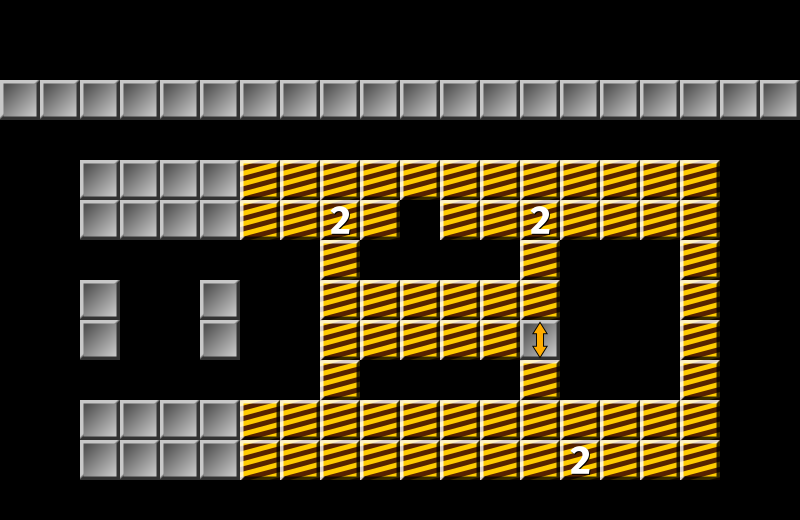

Rendered tile map (Tiled .tmx) drawn with the repository's tilesets; below, a short description and the full map source, tile grids included:
An orthogonal 20x13 tile map with 40x40 px tiles, 2 tile layers (bricks, header), 3 tilesets and 2 objects (target, player).

<map version="1.0" orientation="orthogonal" renderorder="right-down" width="20" height="13" tilewidth="40" tileheight="40" nextobjectid="48">
 <tileset firstgid="1" name="tiles" tilewidth="40" tileheight="40" tilecount="9" columns="9">
  <image source="../../bricks/tiles.png" width="360" height="40" />
 </tileset>
 <tileset firstgid="10" name="Single sprites" tilewidth="40" tileheight="40" tilecount="1" columns="0">
  <tile id="1">
   <image width="40" height="40" source="../../bricks/002_player-40.png" />
  </tile>
 </tileset>
 <tileset firstgid="12" name="tiles" tilewidth="40" tileheight="40" tilecount="9" columns="9">
  <image source="../../bricks/tiles.png" width="360" height="40" />
 </tileset>
 <layer name="bricks" width="20" height="13">
  <data encoding="csv">
0,0,0,0,0,0,0,0,0,0,0,0,0,0,0,0,0,0,0,0,
0,0,0,0,0,0,0,0,0,0,0,0,0,0,0,0,0,0,0,0,
0,0,0,0,0,0,0,0,0,0,0,0,0,0,0,0,0,0,0,0,
0,0,0,0,0,0,0,0,0,0,0,0,0,0,0,0,0,0,0,0,
0,0,1,1,1,1,3,3,3,3,3,3,3,3,3,3,3,3,0,0,
0,0,1,1,1,1,3,3,4,3,0,3,3,4,3,3,3,3,0,0,
0,0,0,0,0,0,0,0,3,0,0,0,0,3,0,0,0,3,0,0,
0,0,1,0,0,1,0,0,3,3,3,3,3,3,0,0,0,3,0,0,
0,0,1,0,0,1,0,0,3,3,3,3,3,7,0,0,0,3,0,0,
0,0,0,0,0,0,0,0,3,0,0,0,0,3,0,0,0,3,0,0,
0,0,1,1,1,1,3,3,3,3,3,3,3,3,3,3,3,3,0,0,
0,0,1,1,1,1,3,3,3,3,3,3,3,3,4,3,3,3,0,0,
0,0,0,0,0,0,0,0,0,0,0,0,0,0,0,0,0,0,0,0
</data>
 </layer>
 <layer name="header" width="20" height="13">
  <data encoding="csv">
0,0,0,0,0,0,0,0,0,0,0,0,0,0,0,0,0,0,0,0,
0,0,0,0,0,0,0,0,0,0,0,0,0,0,0,0,0,0,0,0,
1,1,1,1,1,1,1,1,1,1,1,1,1,1,1,1,1,1,1,1,
0,0,0,0,0,0,0,0,0,0,0,0,0,0,0,0,0,0,0,0,
0,0,0,0,0,0,0,0,0,0,0,0,0,0,0,0,0,0,0,0,
0,0,0,0,0,0,0,0,0,0,0,0,0,0,0,0,0,0,0,0,
0,0,0,0,0,0,0,0,0,0,0,0,0,0,0,0,0,0,0,0,
0,0,0,0,0,0,0,0,0,0,0,0,0,0,0,0,0,0,0,0,
0,0,0,0,0,0,0,0,0,0,0,0,0,0,0,0,0,0,0,0,
0,0,0,0,0,0,0,0,0,0,0,0,0,0,0,0,0,0,0,0,
0,0,0,0,0,0,0,0,0,0,0,0,0,0,0,0,0,0,0,0,
0,0,0,0,0,0,0,0,0,0,0,0,0,0,0,0,0,0,0,0,
0,0,0,0,0,0,0,0,0,0,0,0,0,0,0,0,0,0,0,0
</data>
 </layer>
 <objectgroup name="sprites">
  <object id="31" name="target" gid="5" x="80" y="480" width="40" height="40" />
  <object id="30" name="player" gid="11" x="120" y="200" width="40" height="40" />
 </objectgroup>
</map>
